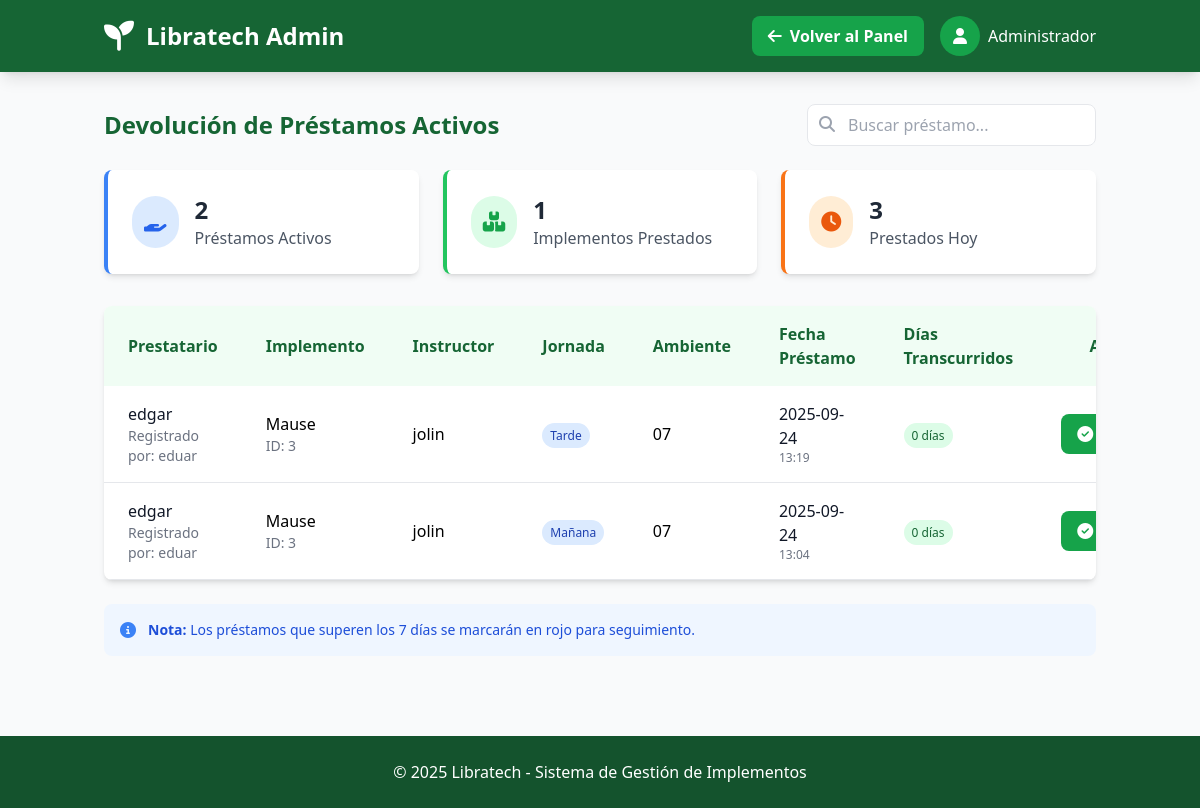
The app's page /admin/devolucion_prestamos (signed in), older data.
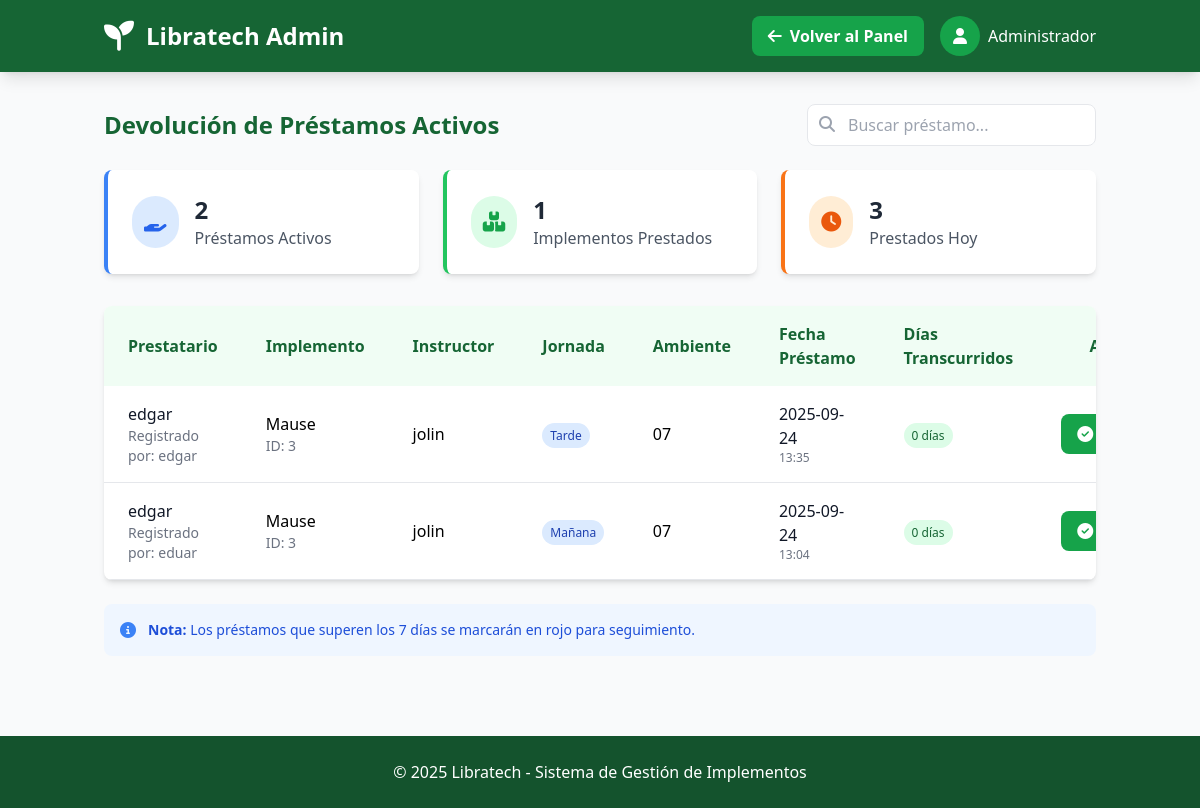
The same page, newer data.
### tables this page shows
CREATE TABLE prestamos (
                id INTEGER PRIMARY KEY AUTOINCREMENT,
                fk_usuario INTEGER NOT NULL,
                fk_modelo INTEGER NOT NULL,
                fecha_prestamo TEXT NOT NULL,
                fecha_devolucion TEXT,
                nombre TEXT NOT NULL,
                instructor TEXT,
                jornada TEXT,
                ambiente TEXT,
                FOREIGN KEY (fk_usuario) REFERENCES usuarios(id),
                FOREIGN KEY (fk_modelo) REFERENCES catalogo(id)                
            );

CREATE TABLE usuarios (
                id INTEGER PRIMARY KEY AUTOINCREMENT,
                nombre TEXT NOT NULL UNIQUE,
                email TEXT NOT NULL UNIQUE,
                telefono TEXT NOT NULL UNIQUE,
                password TEXT NOT NULL
            );

CREATE TABLE catalogo (
                id INTEGER PRIMARY KEY AUTOINCREMENT,
                implemento TEXT NOT NULL,
                descripcion TEXT NOT NULL,
                disponibilidad INTEGER NOT NULL,
                imagen_url TEXT,
                categoria TEXT,
                created_at TIMESTAMP DEFAULT CURRENT_TIMESTAMP
            );

### routes/admin.py (the view)
@admin_bp.route('/devolucion_prestamos')
@login_required
def devolucion_prestamos():
    conn = get_db_connection()
    try:
        prestamos_activos = conn.execute('''
            SELECT p.*, u.nombre as usuario_nombre, c.implemento,
                   julianday('now') - julianday(p.fecha_prestamo) as dias_transcurridos
            FROM prestamos p
            JOIN usuarios u ON p.fk_usuario = u.id
            JOIN catalogo c ON p.fk_modelo = c.id
            WHERE p.fecha_devolucion IS NULL
            ORDER BY p.fecha_prestamo DESC
        ''').fetchall()
        prestamos_con_dias = []
        for prestamo in prestamos_activos:
            prestamo_dict = dict(prestamo)
            prestamo_dict['dias_transcurridos'] = int(prestamo['dias_transcurridos']) if prestamo['dias_transcurridos'] else 0
            prestamos_con_dias.append(prestamo_dict)
        total_prestamos = len(prestamos_con_dias)
        implementos_unicos = len(set(p['fk_modelo'] for p in prestamos_con_dias))
        hoy = datetime.now().strftime("%Y-%m-%d")
        prestamos_hoy = conn.execute('''
            SELECT COUNT(*) as count FROM prestamos
            WHERE fecha_prestamo LIKE ? AND fecha_devolucion IS NULL
        ''', (f'{hoy}%',)).fetchone()['count']
    except Exception as e:
        flash(f'Error al cargar préstamos: {str(e)}', 'error')
        prestamos_con_dias = []
        total_prestamos = 0
        implementos_unicos = 0
        prestamos_hoy = 0
    finally:
        conn.close()
    return render_template('admin/dvprestamos.html',
                         prestamos_activos=prestamos_con_dias,
                         total_prestamos=total_prestamos,
                         total_implementos=implementos_unicos,
                         prestamos_hoy=prestamos_hoy)

### app.py (called while the page is built)
@app.context_processor
def inject_user():
    return dict(
        current_user={
            'id': session.get('user_id'),
            'nombre': session.get('user_nombre'),
            'email': session.get('user_email'),
            'is_authenticated': 'user_id' in session
        }
    )

### routes/login.py (called while the page is built)
def login_required(view):
    from functools import wraps
    @wraps(view)
    def wrapped_view(*args, **kwargs):
        if 'user_id' not in session:
            flash('Por favor, inicie sesión para acceder a esta página', 'error')
            return redirect(url_for('login.login'))
        return view(*args, **kwargs)
    return wrapped_view

### utils/db.py (called while the page is built)
def get_db_connection():
    conn = sqlite3.connect('models/database.db')
    conn.row_factory = sqlite3.Row
    return conn

### templates/admin/dvprestamos.html (shortened to what the changed rows need)
<!DOCTYPE html>
<html lang="es">
<head>
    <script src="https://cdn.tailwindcss.com"></script>
    <link rel="stylesheet" href="https://cdnjs.cloudflare.com/ajax/libs/font-awesome/6.4.0/css/all.min.css">
</head>
<body class="bg-gray-50 min-h-screen">
    <header class="bg-green-800 text-white shadow-lg">
        <div class="container mx-auto px-4 py-4 flex justify-between items-center">
            <div class="flex items-center">
                <h1 class="text-2xl font-bold">Libratech Admin</h1>
            </div>
        </div>
    </header>
    <div class="container mx-auto px-4 py-8">
        <div class="flex justify-between items-center mb-6">
            <h2 class="text-2xl font-bold text-green-800">Devolución de Préstamos Activos</h2>
        </div>
        <div class="bg-white rounded-lg shadow-md overflow-hidden">
            {% if prestamos_activos %}
            <div class="overflow-x-auto">
                <table class="w-full" id="prestamosTable">
                    <thead class="bg-green-50 text-green-800">
                        <tr>
                            <th class="px-6 py-4 text-left">Prestatario</th>
                            <th class="px-6 py-4 text-left">Implemento</th>
                            <th class="px-6 py-4 text-left">Instructor</th>
                            <th class="px-6 py-4 text-left">Jornada</th>
                            <th class="px-6 py-4 text-left">Ambiente</th>
                            <th class="px-6 py-4 text-left">Fecha Préstamo</th>
                            <th class="px-6 py-4 text-left">Días Transcurridos</th>
                            <th class="px-6 py-4 text-center">Acciones</th>
                        </tr>
                    </thead>
                    <tbody>
                        {% for prestamo in prestamos_activos %}
                        <tr class="border-b hover:bg-gray-50 prestamo-row">
                            <td class="px-6 py-4">
                                <div class="font-medium text-gray-900">{{ prestamo.nombre }}</div>
                                <div class="text-sm text-gray-500">Registrado por: {{ prestamo.usuario_nombre }}</div>
                            </td>
                            <td class="px-6 py-4">
                                <div class="font-medium">{{ prestamo.implemento }}</div>
                                <div class="text-sm text-gray-500">ID: {{ prestamo.fk_modelo }}</div>
                            </td>
                            <td class="px-6 py-4">{{ prestamo.instructor }}</td>
                            <td class="px-6 py-4">
                                <span class="px-2 py-1 bg-blue-100 text-blue-800 text-xs font-medium rounded-full capitalize">
                                    {{ prestamo.jornada }}
                                </span>
                            </td>
                            <td class="px-6 py-4">{{ prestamo.ambiente }}</td>
                            <td class="px-6 py-4">
                                <div class="text-gray-900">{{ prestamo.fecha_prestamo[:10] }}</div>
                                <div class="text-xs text-gray-500">{{ prestamo.fecha_prestamo[11:16] }}</div>
                            </td>
                            <td class="px-6 py-4">
                                <span class="px-2 py-1 {% if prestamo.dias_transcurridos > 7 %}bg-red-100 text-red-800{% else %}bg-green-100 text-green-800{% endif %} text-xs font-medium rounded-full">
                                    {{ prestamo.dias_transcurridos }} días
                                </span>
                            </td>
                           <td class="px-6 py-4">
                                <div class="flex justify-center">
                                    <form action="{{ url_for('admin.devolver_prestamo_admin', id=prestamo.id) }}" method="POST" class="inline">
                                        <button type="submit"
                                                class="bg-green-600 hover:bg-green-700 text-white px-4 py-2 rounded-lg font-semibold flex items-center transition duration-200"
                                                onclick="return confirm('¿Está seguro de registrar la devolución de &quot;{{ prestamo.implemento }}&quot; por {{ prestamo.nombre }}?')">
                                            <i class="fas fa-check-circle mr-2"></i>Devolver
                                        </button>
                                    </form>
                                </div>
                            </td>
                            </tr>
                        {% endfor %}
                    </tbody>
                    </table>
                    </div>
                        {% else %}
                        <div class="text-center py-12">
                            <i class="fas fa-check-circle text-4xl text-green-400 mb-4"></i>
                            <h3 class="text-xl font-semibold text-gray-600 mb-2">No hay préstamos activos</h3>
                            <p class="text-gray-500">Todos los implementos han sido devueltos correctamente.</p>
                        </div>
                        {% endif %}
                </div>
                </div>
</body>
</html>

Row changes from the older to the newer data that the page shows:
no longer on this page (row edited): prestamos: nombre "edgar", usuario_nombre "eduar", implemento "Mause", fk_modelo "3", instructor "jolin", jornada "Tarde", ambiente "07", fecha_prestamo "2025-09-24", fecha_prestamo "13:19", dias_transcurridos "0"
added prestamos: nombre "edgar", usuario_nombre "edgar", implemento "Mause", fk_modelo "3", instructor "jolin", jornada "Tarde", ambiente "07", fecha_prestamo "2025-09-24", fecha_prestamo "13:35", dias_transcurridos "0"
